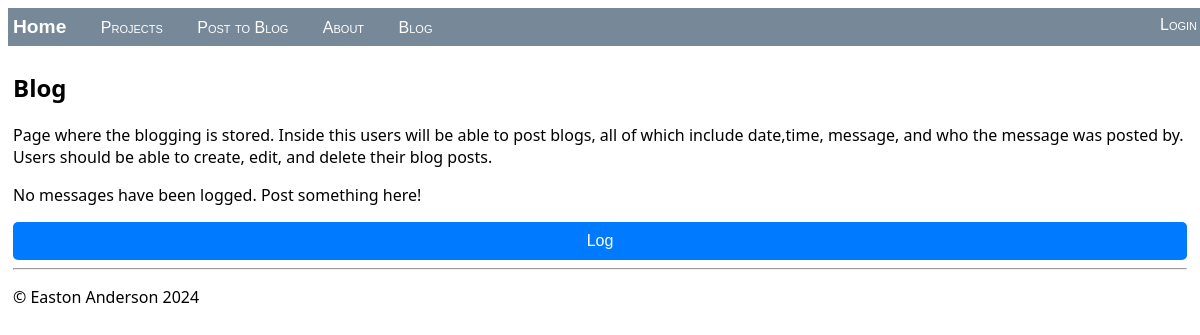
/blog/, run on an earlier commit of the app's database.
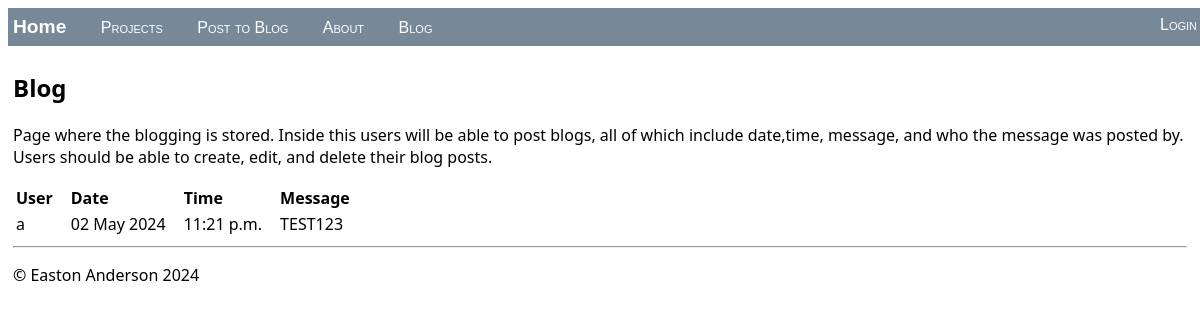
And on a later commit of the database.
### hello/models.py (models this page shows, shortened)
class ChatMessage(models.Model):
    message = models.CharField(max_length=300)
    log_date = models.DateTimeField("date logged")
    logged_by = models.CharField(max_length=150)

### hello/views.py (the view)
class BlogListView(ListView):
        model = ChatMessage
        def get_context_data(self, **kwargs):
            context = super(BlogListView, self).get_context_data(**kwargs)
            return context

### hello/templates/hello/blog.html (shortened to what this page needs)
{% extends "hello/layout.html" %}
{% block content %}
    <h2>Blog</h2>
    <p>Page where the blogging is stored. Inside this users will be able to post blogs, all of which include date,time, message, and who the message was posted by. <br>
        Users should be able to create, edit, and delete their blog posts.</p>
        {% if message_list %}
        <table class="message_list">
            <thead>
            <tr>
                <th>User</th>
                <th>Date</th>
                <th>Time</th>
                <th>Message</th>
            </tr>
            </thead>
            <tbody>
            {% for message in message_list %}
                <tr>
                    <td>{{ message.logged_by }}</td>
                    <td>{{ message.log_date | date:'d M Y' }}</td>
                    <td>{{ message.log_date | time:'P' }}</td>
                    <td>{{ message.message }}</td>
                </tr>
            {% endfor %}
            </tbody>
        </table>
    {% else %}
        <p>No messages have been logged. Post something here!</p>
        <form method="POST" class="log-form">
            <button type="submit" class="save btn btn-default">Log</button>
        </form>
    {% endif %}
{% endblock %}

What changed in the data, as far as the page shows it:
added ChatMessage: logged_by "a", log_date "02 May 2024", log_date "11:21 p.m.", message "TEST123"
Also different on the page:
text no longer shown: "No messages have been logged. Post something here! Log"
text now shown: "User Date Time Message"
